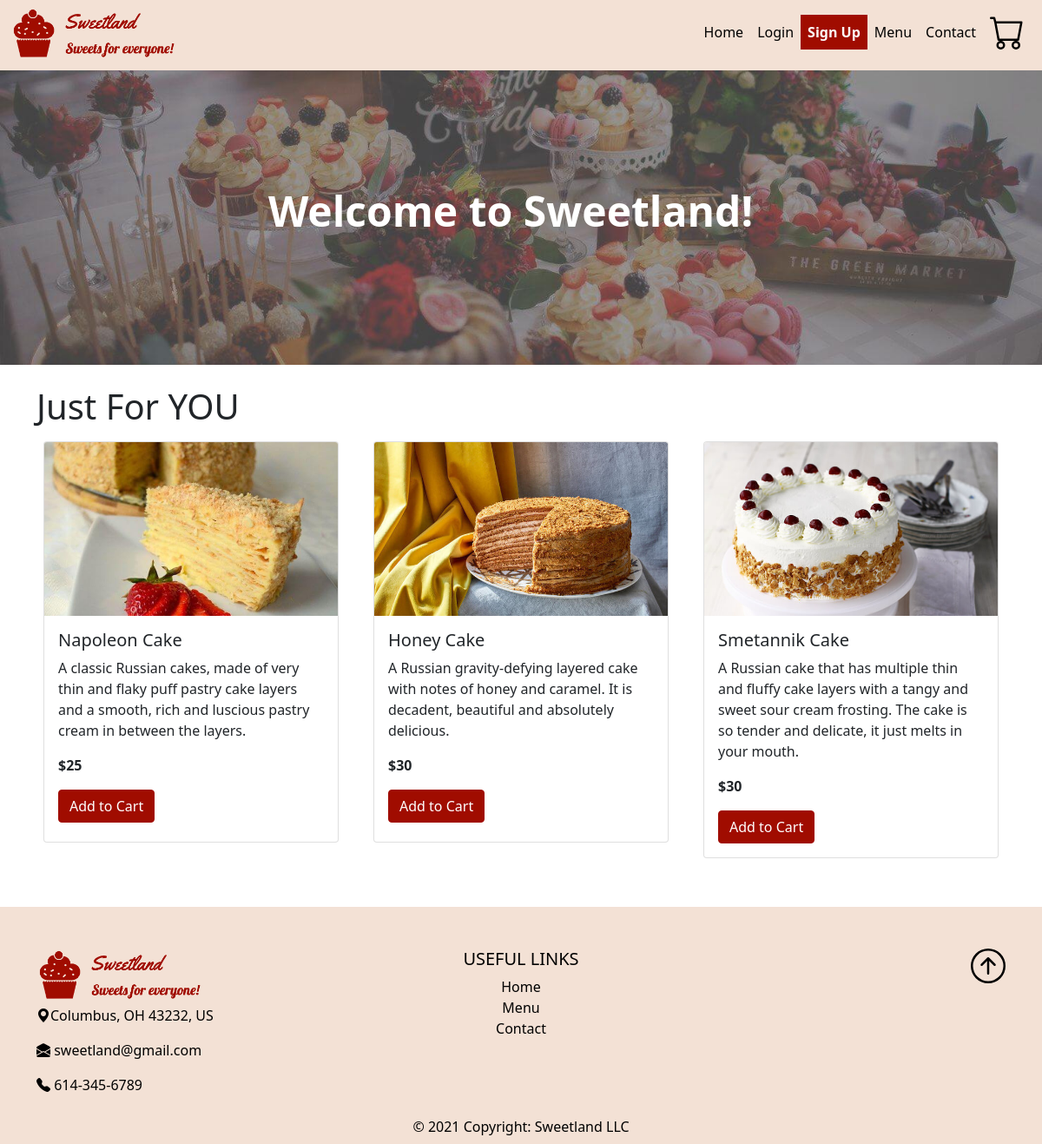
The page / on the database its author committed.
### tables this page shows
CREATE TABLE menu_items(
id INT AUTO_INCREMENT PRIMARY KEY,
  name VARCHAR(255),
  description VARCHAR(255),
  category_id INT,
  quantity INT, 
  price INT,
  image VARCHAR(255),
  FOREIGN KEY (category_id) REFERENCES category (id) ON DELETE CASCADE);

### classes/menu_items.class.php (called while the page is built, shortened)
<?php
class MenuItems {
  public function getMenuItems ($conn) {
    $sql = "SELECT * FROM menu_items";
    $stmt = $conn->prepare($sql);
    $stmt->execute();
    $stmt->setFetchMode(PDO::FETCH_ASSOC);
    return $stmt->fetchAll();
  }
}

### index.php (the view, shortened to what this page needs)
<?php
include 'global/mysql.php';
include './classes/menu_items.class.php';
?>
<!DOCTYPE html>
<html lang="en">
<head>
  <?php
  include "head.php";
  ?>
</head>
<body>
  <?php include("components/nav_bar.php"); ?>
  <div id='banner' class='home-banner' style="font-size:xx-large">
    <img class = " image-fluid"id='banner-img' src='img/banner.jpeg' alt='Sweets' style='width:100%; min-height:150px !important'>
    <?php
    if (isset($_SESSION['email'])) {
      echo "<div class='home-message '><p>Welcome to Sweetland " . $f_name . "!</p></div>"
    ?>
    <?php
    } else {
      echo "<div class='home-message row text-center'><p>Welcome to Sweetland!</p>
      <!--  <a href = 'login.php' class='col-5 btn btn-primary btn-sm text-white m-1' type='submit'><b>Log In</b></a>
      <a href = 'sign_up.php' class='col-5 btn btn-primary btn-sm text-white m-1' type='submit'><strong>Sign Up</strong></a> -->
      </div>";
    }
    ?>
  </div>
  <br>
  <div class="container best-sellers nav-bg">
    <div class="row mb-5">
      <h2 class="display-6 "><strong>Just For YOU</strong> </h2>
      <?php
      $menu_obj = new MenuItems();
      $item = $menu_obj->getMenuItems($conn);
      $favorite_obj = new FavoriteItem();
      $all_favorites = $favorite_obj->check_if_favorite($conn, $user_id);
      if (isset($_SESSION['email'])) {
        foreach (array_slice($all_favorites, 0, 6) as $listRow) {
          $item_id = $listRow['id'];
          $name = $listRow['name'];
          $description = $listRow['description'];
          $price = $listRow['price'];
          $image = $listRow['image'];
          echo " <div class='col-sm-12 col-md-6 col-lg-4'>
                  <div class='card m-2'>
                  <img class='card-img-top' src=" . $image . " alt='Card image cap'>
                  <div class='card-body text-darks'>
                  <p class=' h5 card-title'>" . $name . "</p>
                  <p class='card-text'>" . $description . "</p>
                  <p class='card-text'><strong>$" . $price . "</strong></p>
                  <div class='row text-center'>
                  <div class='col-2'></div>
                  <button data-id='" . $item_id . "' class='col-6 add-cart-item btn btn-primary text-white'>Add to Cart</button>
                  "; if ($listRow["is_favorite"] == 1) { echo "
                  <form method='POST' class='like_form col-3' action='./handle_unlike.php'>
                  <input class='like-menu-item btn btn-primary text-white' type='submit' data-id='" . $item_id . "' name = '" . $item_id . "' value='Unlike'>
                  </form>"; } else echo "
                  <form method='POST' class='like_form col-3' action='./handle_like.php'>
                  <input class='like-menu-item btn btn-primary text-white' type='submit' data-id='" . $item_id . "' name = '" . $item_id . "' value='Like'>
                  </form>"?><?php echo "
                  </div>
                </div>
                </div>
                </div>";
        }
      } else {
        foreach (array_slice($item, 0, 3) as $listRow) {
          $item_id = $listRow['id'];
          $name = $listRow['name'];
          $description = $listRow['description'];
          $price = $listRow['price'];
          $image = $listRow['image'];
          echo " <div class='col-sm-12 col-md-6 col-lg-4'>
              <div class='card m-2'>
              <img class='card-img-top' src=" . $image . " alt='Card image cap'>
              <div class='card-body text-darks'>
              <p class=' h5 card-title'>" . $name . "</p>
              <p class='card-text'>" . $description . "</p>
              <p class='card-text'><strong>$" . $price . "</strong></p>
                <button data-id='" . $item_id . "' class='add-cart-item btn btn-primary text-white'>Add to Cart</button>
            </div>
          </div>
          </div>";
        }
      }
      ?>
    </div>
  </div>
  <?php
  include("components/footer.php");
  ?>
</body>
</html>

### head.php (shortened to what this page needs)
<link async="async" rel="stylesheet" href="https://cdn.jsdelivr.net/npm/bootstrap-icons@1.3.0/font/bootstrap-icons.css">
<link async="async" rel="stylesheet" href="./css/main.css">

### components/nav_bar.php (shortened to what this page needs)
<nav id="nav" class=" navbar navbar-expand-lg bg-secondary">
    <div class="container-fluid">
        <a aria-label="Sweetland logo" class="logo" href="index.php"><img src="img/Sweetland-logos_transparent.png" alt="" width="200px" height="auto"></a>
        <div class="collapse navbar-collapse justify-content-end" id="navbarSupportedContent">
            <ul class="navbar-nav mb-2 mb-lg-0 text-dark">
                <li class="nav-item ">
                    <a class="nav-link text-black " aria-current="page" href="index.php">Home</a>
                </li>
                <?php if (isset($_SESSION['email'])) {
                        ?><li>
                    <div class="dropdown show bg-secondary">
                        <a class="text-primary dropdown-toggle" role="button" id="dropdownMenuLink" data-toggle="dropdown" aria-haspopup="true" aria-expanded="false"><strong><?php echo $f_name ?></strong>
                        </a>
                        <div class="dropdown-menu text-primary bg-secondary" aria-labelledby="dropdownMenuLink">
                            <a class="dropdown-item" href="favorites.php">Favorites</a>
                            <a class="dropdown-item" href="orders_history.php">Orders</a>
                            <a class="dropdown-item" href="update_account.php">Account</a>
                            <a class="dropdown-item" href="logout.php">Logout</a>
                        </div>
                    </div></li>
                <?php } else { ?>
                    <li class="nav-item">
                        <a class="nav-link text-black " href="login.php">Login</a>
                    </li>
                    <li class="nav-item">
                        <a class="nav-link p-2 bg-primary text-white fw-bold" href="sign_up.php">Sign Up</a>
                    </li>
                <?php } ?>
                <li class="nav-item">
                    <a class="nav-link text-black" href="menu.php">Menu</a>
                </li>
                <li class="nav-item">
                    <a class="nav-link text-black" href="contact.php">Contact</a>
                </li>
                <li><a name="shopping cart icon " id="shopping-cart" class="nav-link" href="#" style="padding-top:0px !important; "><span style="position:relative;">
                            </span></a></li>
            </ul>
        </div>
    </div>
</nav>

### components/footer.php (shortened to what this page needs)
<footer class="text-black bg-secondary mt-5">
  <div class="container">
    <div class="row pt-5">
      <div class="col-sm-12 col-md-12 col-lg-4">
        <a aria-label ="Sweetland logo" class="logo" href="index.php"><img src="img/Sweetland-logos_transparent.png" alt="" width="200px" height="auto"></a>
        <p class = "text-lg-start text-center"><i class="bi bi-geo-alt-fill"></i>Columbus, OH 43232, US</p>
        <p class = "text-lg-start text-center"><i class="bi bi-envelope-open-fill"></i>
          sweetland@gmail.com
        </p>
        <p class = "text-lg-start text-center"><i class="bi bi-telephone-fill"></i> 614-345-6789</p>
      </div>
      <div class="text-center col-sm-12 col-md-12 col-lg-4 ">
        <p class=" h5 text-uppercase">Useful Links</p>
        <ul class="list-unstyled ">
          <li>
            <a href="index.php" class="text-black">Home</a>
          </li>
          <li>
            <a href="menu.php" class="text-black">Menu</a>
          </li>
          <li>
            <a href="contact.php" class="text-black">Contact</a>
          </li>
        </ul>
      </div>
      <div class="col-sm-12 col-md-12 col-lg-4 ">
        <ul class="list-unstyled">
          <li><p class="text-lg-end text-center">
            <a aria-label="arrow up" href="#nav" class="text-black"></i></a></p>
          </li>
        </ul>
      </div>
    </div>
  </div>
  <div class="text-center p-2" style="background-color: rgba(243,225,213);">
    © 2021 Copyright:
    <a class="text-black" target="_blank" href="https://github.com/mihaelavalac">Sweetland LLC</a>
  </div>
</footer>

### rows shown on the page
menu_items: image (picture), name "Napoleon Cake", description "A classic Russian cakes, made of very thin and flaky puff pastry cake layers and a smooth, rich and luscious pastry cream in between the layers.", price "25"
menu_items: image (picture), name "Honey Cake", description "A Russian gravity-defying layered cake with notes of honey and caramel. It is decadent, beautiful and absolutely delicious.", price "30"
menu_items: image (picture), name "Smetannik Cake", description "A Russian cake that has multiple thin and fluffy cake layers with a tangy and sweet sour cream frosting. The cake is so tender and delicate, it just melts in your mouth.", price "30"
